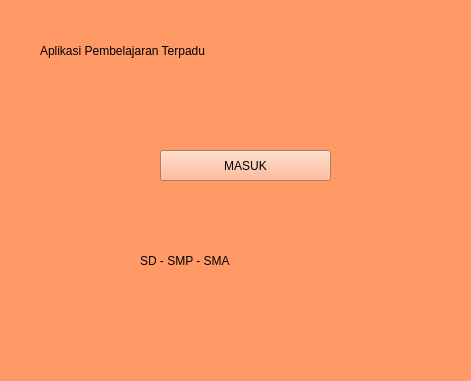
<?xml version="1.0" encoding="UTF-8"?>
<ui version="4.0">
 <class>MainWindow</class>
 <widget class="QMainWindow" name="MainWindow">
  <property name="geometry">
   <rect>
    <x>0</x>
    <y>0</y>
    <width>471</width>
    <height>381</height>
   </rect>
  </property>
  <property name="windowTitle">
   <string notr="true">Aplikasi Pembelajaran Terpadu</string>
  </property>
  <property name="whatsThis">
   <string>&lt;html&gt;&lt;head/&gt;&lt;body&gt;&lt;p&gt;&lt;br/&gt;&lt;/p&gt;&lt;/body&gt;&lt;/html&gt;</string>
  </property>
  <property name="autoFillBackground">
   <bool>false</bool>
  </property>
  <property name="styleSheet">
   <string notr="true">background-color:rgb(255, 153, 102)
</string>
  </property>
  <widget class="QWidget" name="centralwidget">
   <widget class="QPushButton" name="mskBtn">
    <property name="geometry">
     <rect>
      <x>160</x>
      <y>150</y>
      <width>171</width>
      <height>31</height>
     </rect>
    </property>
    <property name="autoFillBackground">
     <bool>false</bool>
    </property>
    <property name="styleSheet">
     <string notr="true">font: 10pt &quot;Arial Rounded MT Bold&quot;;
background-color: rgb(255,170,128)</string>
    </property>
    <property name="text">
     <string>MASUK</string>
    </property>
    <property name="icon">
     <iconset>
      <normaloff>../../../lenovo/Downloads/home.svg</normaloff>../../../lenovo/Downloads/home.svg</iconset>
    </property>
   </widget>
   <widget class="QLabel" name="label_2">
    <property name="geometry">
     <rect>
      <x>140</x>
      <y>240</y>
      <width>221</width>
      <height>41</height>
     </rect>
    </property>
    <property name="styleSheet">
     <string notr="true">font: 57 24pt &quot;Dubai Medium&quot;;</string>
    </property>
    <property name="text">
     <string>SD - SMP - SMA</string>
    </property>
   </widget>
   <widget class="QLabel" name="label_3">
    <property name="geometry">
     <rect>
      <x>0</x>
      <y>310</y>
      <width>151</width>
      <height>61</height>
     </rect>
    </property>
    <property name="styleSheet">
     <string notr="true">image: url(:/newPrefix/Logo-itenas-04-500x213.png);</string>
    </property>
    <property name="text">
     <string/>
    </property>
   </widget>
   <widget class="QLabel" name="label_4">
    <property name="geometry">
     <rect>
      <x>380</x>
      <y>300</y>
      <width>91</width>
      <height>61</height>
     </rect>
    </property>
    <property name="styleSheet">
     <string notr="true">image: url(:/newPrefix/Desktop/1200px-Muhammadiyah_Logo.svg.png);</string>
    </property>
    <property name="text">
     <string/>
    </property>
   </widget>
   <widget class="QLabel" name="label">
    <property name="geometry">
     <rect>
      <x>40</x>
      <y>30</y>
      <width>421</width>
      <height>41</height>
     </rect>
    </property>
    <property name="styleSheet">
     <string notr="true">font: 57 24pt &quot;Dubai Medium&quot;;
color: rgb(0, 0, 0);</string>
    </property>
    <property name="text">
     <string>Aplikasi Pembelajaran Terpadu</string>
    </property>
   </widget>
  </widget>
  <widget class="QStatusBar" name="statusbar"/>
 </widget>
 <resources>
  <include location="../../../lenovo/Downloads/source.qrc"/>
 </resources>
 <connections/>
</ui>
